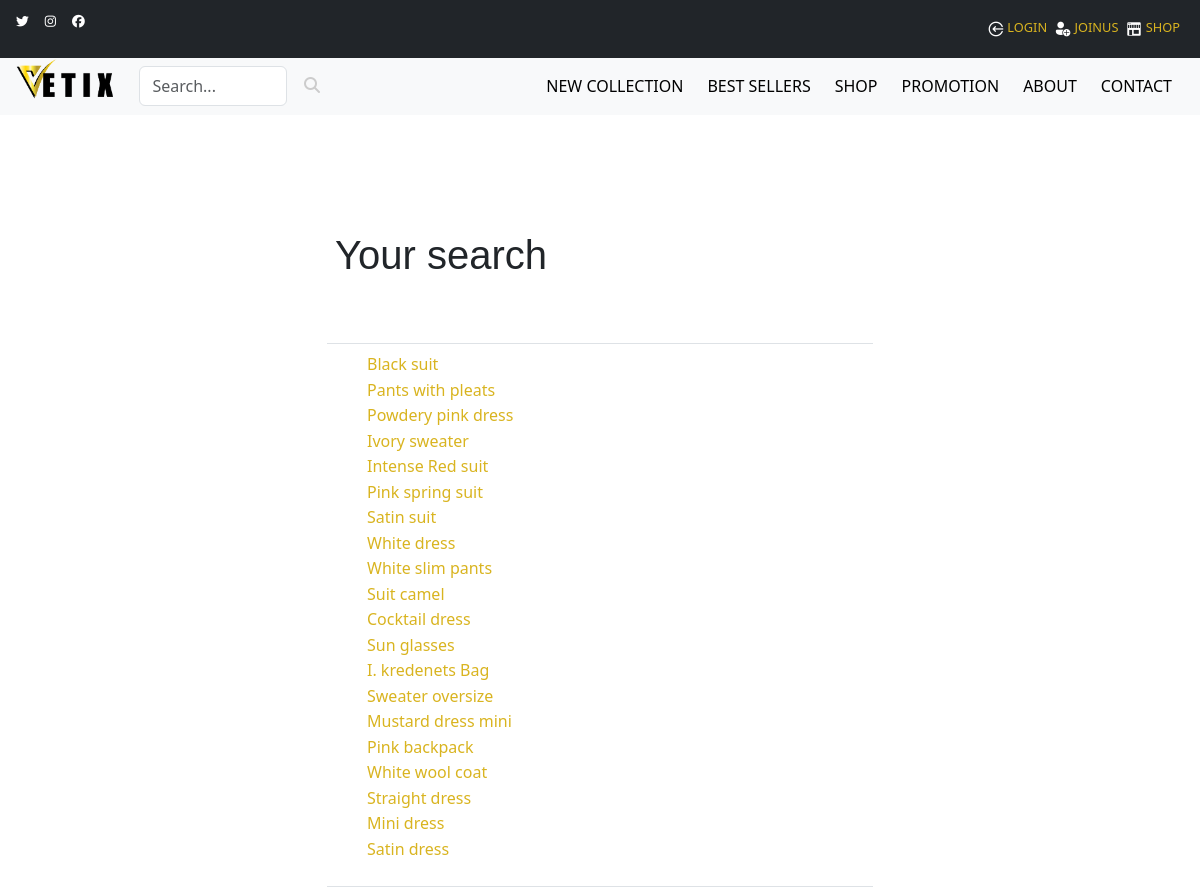
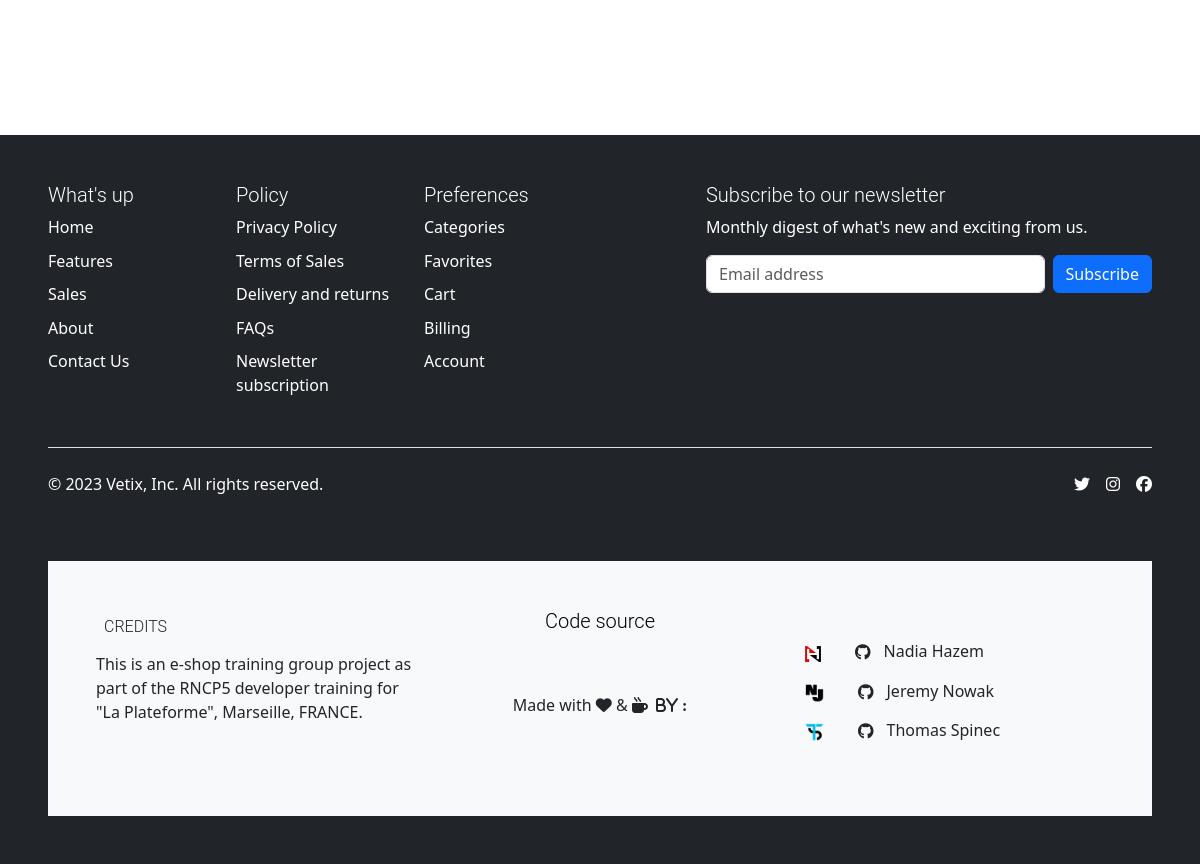
Screenshot of /search.php with the database file from the repository (2 pictures, top to bottom).
### tables this page shows
CREATE TABLE IF NOT EXISTS `product` (
  `id_product` int(11) NOT NULL AUTO_INCREMENT,
  `title` varchar(255) NOT NULL,
  `description` text NOT NULL,
  `image` varchar(255) NOT NULL,
  `image_1` varchar(255) DEFAULT NULL,
  `image_2` varchar(255) DEFAULT NULL,
  `price` int(11) NOT NULL,
  `best_sellers` tinyint(1) NOT NULL DEFAULT '0',
  `new_collection` tinyint(1) NOT NULL DEFAULT '0',
  `promotion` tinyint(1) NOT NULL DEFAULT '0',
  `promotion_percentage` int(11) DEFAULT NULL,
  PRIMARY KEY (`id_product`)
);

### inc/class/Model.php (called while the page is built, shortened)
<?php
abstract class Model
{
    public function __construct()
    {
        $host = 'localhost';
        $dbname = 'boutique';
        $dbUser = 'root';
        $dbPass = '';
        try {
            $this->bdd = new PDO("mysql:host=$host;dbname=$dbname;charset=utf8", $dbUser, $dbPass);
        } catch (PDOException $e) {
            echo "Erreur : " . $e->getMessage();
            die();
        }
    }
}

### inc/php/callToClasses.php (called while the page is built, shortened)
<?php
require_once 'inc/class/Product.php';
$product = new Product();
?>

### inc/class/Product.php (called while the page is built, shortened)
<?php
require_once "Model.php";
class Product extends Model
{
    protected $bdd;
    public function searchProducts($search)
    {
        $search = htmlspecialchars($search) . "%";
        $query = $this->bdd->prepare("SELECT id_product, title FROM product WHERE title LIKE :search LIMIT 0,20;");
        $query->execute([':search' => $search]);
        $result = $query->fetchAll(PDO::FETCH_ASSOC);
        return $result;
    }
}

### search.php (the view, shortened to what this page needs)
<?php require_once 'inc/php/callToClasses.php'; ?>
<!DOCTYPE html>
<html lang="en">
<head>
    <link rel="stylesheet" href="inc/css/style.css">
    <link rel="stylesheet" href="https://cdn.jsdelivr.net/npm/bootstrap@5.3.0-alpha3/dist/css/bootstrap.min.css">
</head>
<body>
    <div class="wrapper">
        <?php include 'inc/header.php'; ?>
        <main class="container min-vh-100 justify-content-center align-items-center">
            <section class="row ">
                <div class="col-md-6 m-auto">
                    <table class="table table-hover bg-light">
                        <thead>
                            <tr>
                                <th scope="col text-white"><h2 class="py-5">Your search</h2></th>
                            </tr>
                        </thead>
                        <tbody>
                            <?php
                            $search = $_GET['search'];
                            $results = $product->searchProducts($search);
                            ?>
                            <tr>
                                <td>
                                    <ul>
                                        <li class="list-unstyled">
                                            <?php foreach ($results as $result): ?>
                                                <a href="product.php?id=<?= $result['id_product'] ?>"> <?=$result['title'] ?></a>
                                            <?php endforeach; ?>
                                        </li>
                                    </ul>
                                </td>
                            </tr>
                        </tbody>
                    </table>
                </div>
            </section>
        </main>
    </div>
    <?php include 'inc/footer.php'; ?>
</body>
</html>

### inc/css/style.css (style rules this page uses)
* { box-sizing: border-box; margin: 0; padding: 0; }
body { font-family: 'Open Sans', sans-serif; background-color: #fff; overflow-x : hidden; }
main { margin-top: 5%!important; width: 100%; min-height: 100vh; }
.container { width: 80%; margin: 0 auto; padding: 0; }
h2 { font-family: 'Montserrat', sans-serif; font-size: 40px!important; font-weight: 300!important; margin: 0 0 20px 0; }
a { color: #d9b420!important; text-decoration: none!important; transition: all 0.3s ease-in-out; }
li > a:after { content: ''; display: block; height: 1.5px; background: #fdd162; transform: scaleX(0); transition: transform .3s; }

### rows the page displays
product: title "Black suit"
product: title "Pants with pleats"
product: title "Powdery pink dress"
product: title "Ivory sweater"
product: title "Intense Red suit"
product: title "Pink spring suit"
product: title "Satin suit"
product: title "White dress"
product: title "White slim pants"
product: title "Suit camel"
product: title "Cocktail dress"
product: title "Sun glasses"
product: title "I. kredenets Bag"
product: title "Sweater oversize"
product: title "Mustard dress mini"
product: title "Pink backpack"
product: title "White wool coat"
product: title "Straight dress"
product: title "Mini dress"
product: title "Satin dress"
